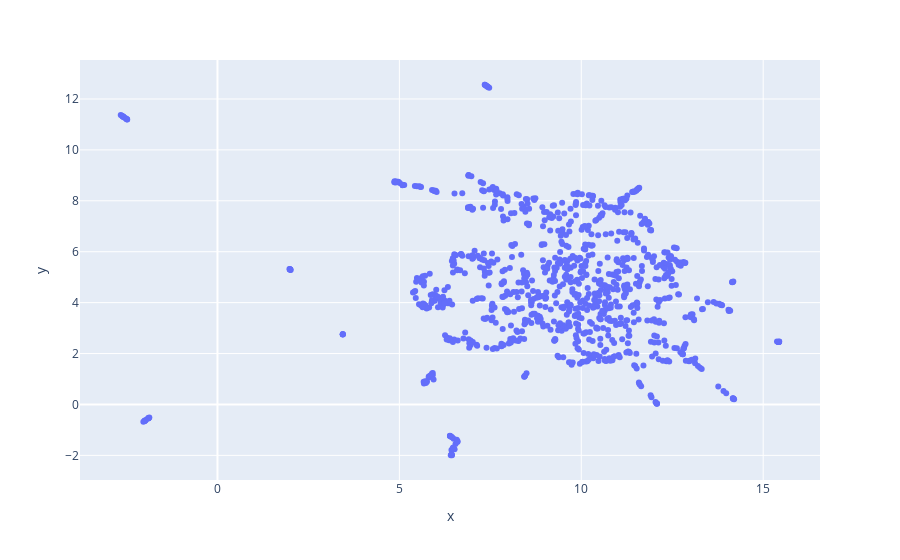

Notebook cell for this chart:
### Markdown cell above
### Visualizing neighbors with UMAP
PCA is nice but it's strictly linear and thus only able to capture coarse high-level structure of the data.

If we instead want to focus on keeping neighboring points near, we could use UMAP, which is itself an embedding method. Here you can read __[more on UMAP (ru)](https://habr.com/ru/company/newprolab/blog/350584/)__ and on __[t-SNE](https://distill.pub/2016/misread-tsne/)__, which is also an embedding.

### Code cell
from umap import UMAP


umap = UMAP(n_neighbors=5)
word_vectors_umap = umap.fit_transform(word_vectors)

fig = px.scatter(x=word_vectors_umap[:, 0], y=word_vectors_umap[:, 1], hover_name=words)
fig.show()

### Figure 1 — Plotly figure (JSON) as saved in the notebook; plotly's stock layout.template omitted (floating-point values rounded to 4 significant figures; data arrays with more than 128 entries replaced by an {"elided": "..."} marker saying what was removed)
{"data": [{"hovertemplate": "<b>%{hovertext}</b><br><br>x=%{x}<br>y=%{y}<extra></extra>", "hovertext": {"elided": "1000 str values"}, "legendgroup": "", "marker": {"color": "#636efa", "symbol": "circle"}, "mode": "markers", "name": "", "orientation": "v", "showlegend": false, "type": "scatter", "x": {"elided": "1000 float values"}, "xaxis": "x", "y": {"elided": "1000 float values"}, "yaxis": "y"}], "layout": {"legend": {"tracegroupgap": 0}, "margin": {"t": 60}, "xaxis": {"anchor": "y", "domain": [0, 1], "title": {"text": "x"}}, "yaxis": {"anchor": "x", "domain": [0, 1], "title": {"text": "y"}}}}
